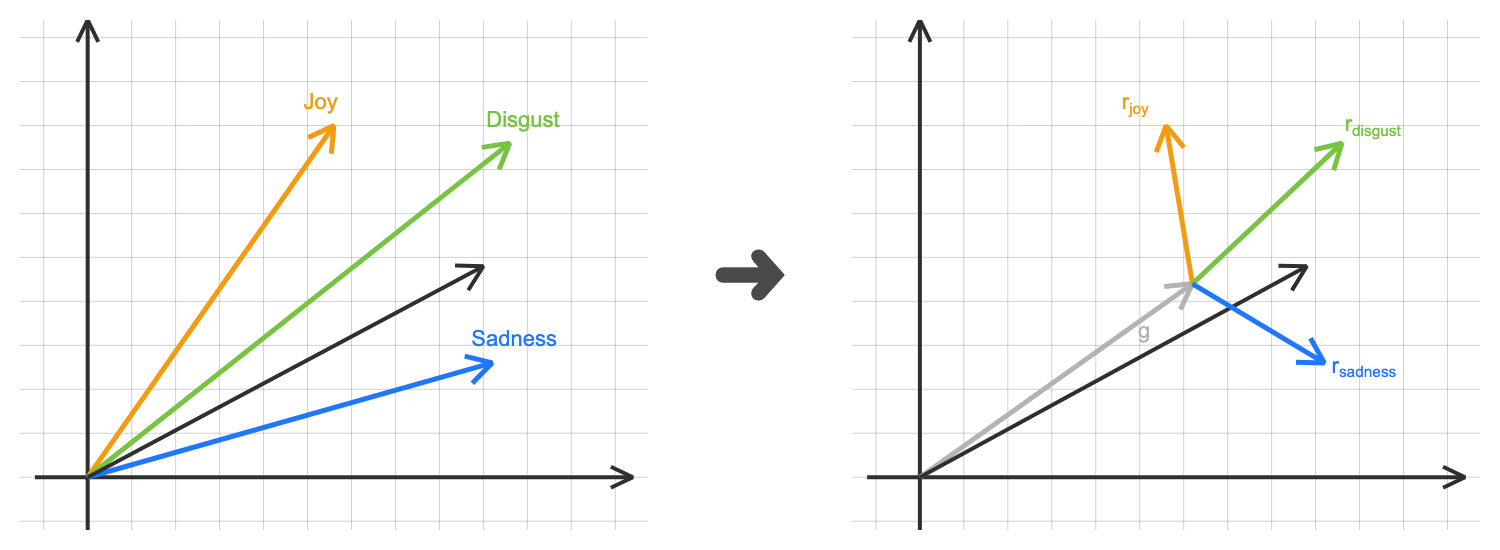

This figure's Python source:
import plotly.graph_objects as go
from plotly.subplots import make_subplots
import numpy as np

# =========================
# Helper functions
# =========================
def add_soft_arrow(
    fig, start, end, color, row, col,
    width=5, head_len=0.28, head_width=0.16,
    tip_dot=False, tip_dot_size=14
):
    """
    Rounded/cute arrow made from:
    - a thick shaft
    - a soft V-shaped arrowhead
    - optional round dot at the tip
    """
    x0, y0 = start
    x1, y1 = end

    dx, dy = x1 - x0, y1 - y0
    L = np.hypot(dx, dy)
    if L == 0:
        return

    ux, uy = dx / L, dy / L
    px, py = -uy, ux  # perpendicular

    # base point of arrowhead
    bx, by = x1 - head_len * ux, y1 - head_len * uy

    # two soft wings
    lx, ly = bx + head_width * px, by + head_width * py
    rx, ry = bx - head_width * px, by - head_width * py

    # shaft
    fig.add_trace(
        go.Scatter(
            x=[x0, x1],
            y=[y0, y1],
            mode="lines",
            line=dict(color=color, width=width),
            hoverinfo="skip",
            showlegend=False
        ),
        row=row, col=col
    )

    # arrow head
    fig.add_trace(
        go.Scatter(
            x=[lx, x1, rx],
            y=[ly, y1, ry],
            mode="lines",
            line=dict(color=color, width=width),
            hoverinfo="skip",
            showlegend=False
        ),
        row=row, col=col
    )

    # optional rounded tip
    if tip_dot:
        fig.add_trace(
            go.Scatter(
                x=[x1],
                y=[y1],
                mode="markers",
                marker=dict(size=tip_dot_size, color=color),
                hoverinfo="skip",
                showlegend=False
            ),
            row=row, col=col
        )


def add_label(fig, x, y, text, color, row, col, size=22):
    fig.add_trace(
        go.Scatter(
            x=[x],
            y=[y],
            mode="text",
            text=[text],
            textfont=dict(
                family="Arial, Helvetica, sans-serif",
                size=size,
                color=color
            ),
            hoverinfo="skip",
            showlegend=False
        ),
        row=row, col=col
    )


def add_axes(fig, row, col, xlim=(-0.6, 6.2), ylim=(-0.6, 5.2)):
    # x-axis
    add_soft_arrow(
        fig,
        start=(xlim[0], 0),
        end=(xlim[1], 0),
        color="#2f2f2f",
        row=row,
        col=col,
        width=4,
        head_len=0.25,
        head_width=0.12,
        tip_dot=False
    )

    # y-axis
    add_soft_arrow(
        fig,
        start=(0, ylim[0]),
        end=(0, ylim[1]),
        color="#2f2f2f",
        row=row,
        col=col,
        width=4,
        head_len=0.25,
        head_width=0.12,
        tip_dot=False
    )

    # origin dot
    fig.add_trace(
        go.Scatter(
            x=[0],
            y=[0],
            mode="markers",
            marker=dict(size=6, color="#2f2f2f"),
            hoverinfo="skip",
            showlegend=False
        ),
        row=row, col=col
    )


# =========================
# Data
# =========================
origin = np.array([0.0, 0.0])

joy = np.array([2.8, 4.0])
disgust = np.array([4.8, 3.8])
sadness = np.array([4.6, 1.3])

g = np.array([3.1, 2.2])

# residual vectors
r_joy = joy - g
r_disgust = disgust - g
r_sadness = sadness - g

colors = {
    "joy": "#f39c12",
    "disgust": "#76c442",
    "sadness": "#1f77ff",
    "g": "#b3b3b3",
    "black": "#2f2f2f"
}

# =========================
# Figure
# =========================
fig = make_subplots(
    rows=1,
    cols=2,
    horizontal_spacing=0.14
)

# ----- Left panel -----
add_axes(fig, 1, 1)

add_soft_arrow(fig, origin, joy, colors["joy"], 1, 1, width=5, tip_dot=False)
add_soft_arrow(fig, origin, disgust, colors["disgust"], 1, 1, width=5, tip_dot=False)
add_soft_arrow(fig, origin, sadness, colors["sadness"], 1, 1, width=5, tip_dot=False)
add_soft_arrow(fig, origin, np.array([4.5, 2.4]), colors["black"], 1, 1, width=4)

add_label(fig, joy[0]-0.15, joy[1]+0.25, "Joy", colors["joy"], 1, 1)
add_label(fig, disgust[0]+0.15, disgust[1]+0.25, "Disgust", colors["disgust"], 1, 1)
add_label(fig, sadness[0]+0.25, sadness[1]+0.25, "Sadness", colors["sadness"], 1, 1)

# ----- Right panel -----
add_axes(fig, 1, 2)

# common direction g
add_soft_arrow(fig, origin, g, colors["g"], 1, 2, width=5, tip_dot=False)
add_label(fig, g[0]-0.55, g[1]-0.55, "g", colors["g"], 1, 2)

# reference black direction
add_soft_arrow(fig, origin, np.array([4.4, 2.4]), colors["black"], 1, 2, width=4)

# residuals starting from g
add_soft_arrow(fig, g, g + r_joy, colors["joy"], 1, 2, width=5, tip_dot=False)
add_soft_arrow(fig, g, g + r_disgust, colors["disgust"], 1, 2, width=5, tip_dot=False)
add_soft_arrow(fig, g, g + r_sadness, colors["sadness"], 1, 2, width=5, tip_dot=False)

add_label(fig, (g + r_joy)[0]-0.35, (g + r_joy)[1]+0.25, "r<sub>joy</sub>", colors["joy"], 1, 2)
add_label(fig, (g + r_disgust)[0]+0.35, (g + r_disgust)[1]+0.2, "r<sub>disgust</sub>", colors["disgust"], 1, 2)
add_label(fig, (g + r_sadness)[0]+0.45, (g + r_sadness)[1]-0.05, "r<sub>sadness</sub>", colors["sadness"], 1, 2)

# middle arrow between panels
fig.add_annotation(
    x=0.5, y=0.5,
    xref="paper", yref="paper",
    text="➜",
    showarrow=False,
    font=dict(
        family="Arial, Helvetica, sans-serif",
        size=80,
        color="#4a4a4a"
    )
)

# =========================
# Layout
# =========================
for c in [1, 2]:
    fig.update_xaxes(
        row=1, col=c,
        range=[-0.6, 6.2],
        showgrid=True,
        gridcolor="rgba(0,0,0,0.18)",
        gridwidth=1,
        dtick=0.5,
        zeroline=False,
        showticklabels=False,
        showline=False
    )
    fig.update_yaxes(
        row=1, col=c,
        range=[-0.6, 5.2],
        showgrid=True,
        gridcolor="rgba(0,0,0,0.18)",
        gridwidth=1,
        dtick=0.5,
        zeroline=False,
        showticklabels=False,
        showline=False,
        scaleanchor=f"x{c}",
        scaleratio=1
    )

fig.update_layout(
    width=1500,
    height=550,
    plot_bgcolor="white",
    paper_bgcolor="white",
    margin=dict(l=20, r=20, t=20, b=20),
    font=dict(
        family="Arial, Helvetica, sans-serif",
        size=18,
        color="#2f2f2f"
    )
)

fig.show()
